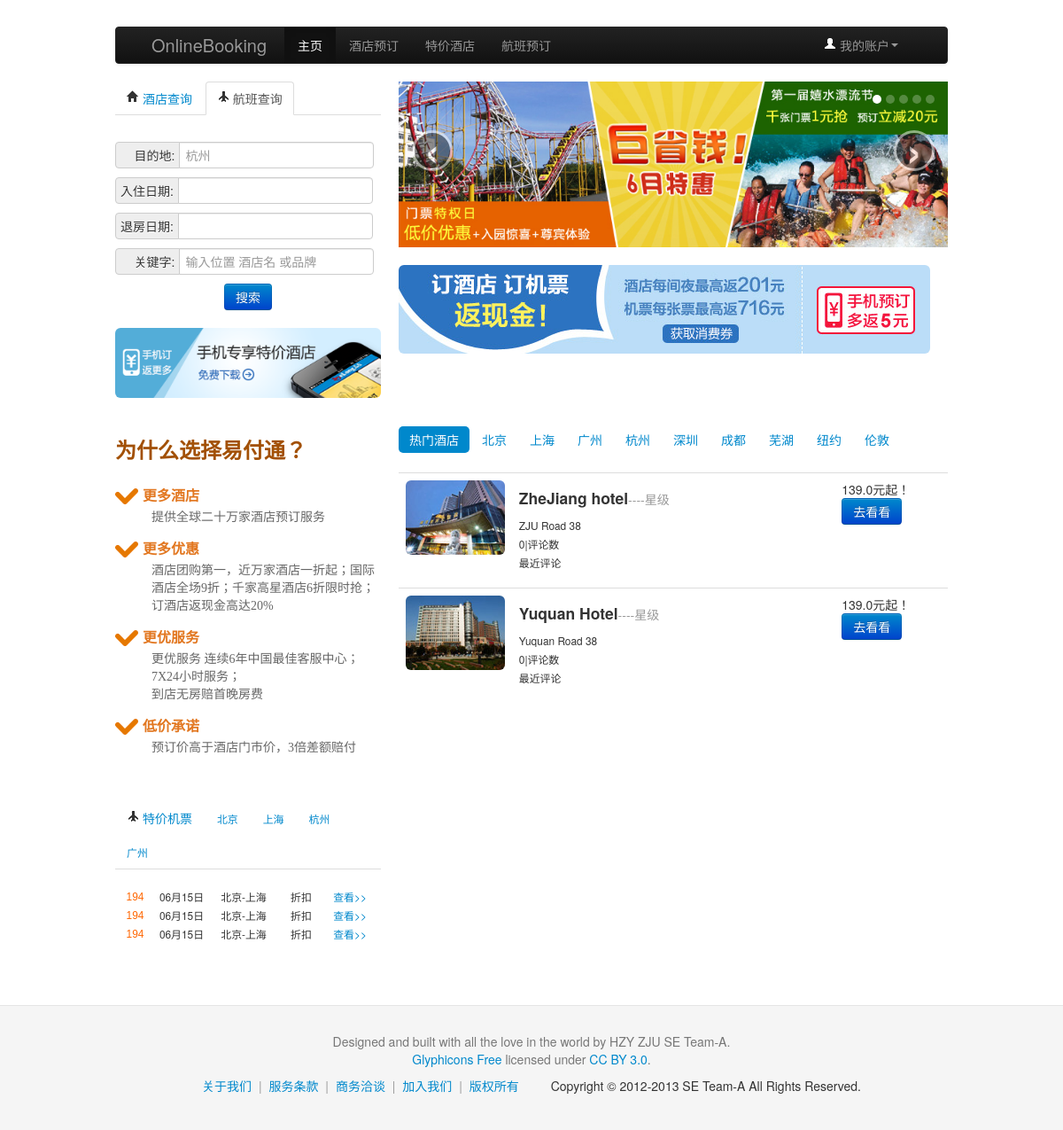
The page / on the database its author committed.
### models.py (models this page shows, shortened)
class Hotel(Base):
	__tablename__ = 'hotel'
	id = Column(Integer, primary_key=True)
	name = Column(String(20), nullable=False)
	city = Column(String(10), nullable=False)
	location = Column(String(100), nullable=False)
	telphone = Column(String(20))
	lowest_price = Column(Float(4), nullable=False)
	detail_info = Column(Text(500))
	hotel_pic = Column(String(50),nullable=False)
	star = Column(Integer, nullable=False,default=0)
	score = Column(Integer,nullable=False,default=0)
	rooms = relationship("Room", backref="hotel")

### online.py (the view)
@app.route('/')
def index():
	hotel_info = db_session.query(Hotel).all()
	pre_order = {}
	if session.get('logged_in'):
		pre_order = db_session.query(Pre_order).filter_by(user_id = 1).all()
	return render_template('my.html', hotel_info=hotel_info, pre_order=pre_order)

### online.py (called while the page is built)
@app.teardown_request
def shutdown_session(exception=None):
	db_session.remove()

### templates/my.html (shortened to what this page needs)
<!DOCTYPE html>
<html lang="en">
 <head>
  <head>
    <link href="{{ url_for('static', filename='bootstrap/css/bootstrap.min.css') }}" rel="stylesheet" media="screen">
  </head>
<body>
<p>&nbsp;</p>
<div class="container">
	<div class="row">
		<div class="span12">
			<div class="navbar navbar-inverse">
				<div class="navbar-inner">
					<div class="container-fluid">
						 <a data-target=".navbar-responsive-collapse" data-toggle="collapse" class="btn btn-navbar"></a> <a href="#" class="brand">OnlineBooking</a>
						<div class="nav-collapse collapse navbar-responsive-collapse">
							<ul class="nav">
								<li class="active">
								<a href="{{ url_for('index') }}">主页</a>
								</li>
								<li>
								<a href="{{ url_for('hotel') }}">酒店预订</a>
								</li>
								<li>
									<a href="{{ url_for('hotel') }}">特价酒店</a>
								</li>
								<li>
									<a href="{{ url_for('flight') }}">航班预订</a>
								</li>
							</ul>
							<ul class="nav pull-right">
								<li class="dropdown">
									 <a data-toggle="dropdown" class="dropdown-toggle" href="#"><i class="icon-user icon-white"></i> 我的账户<strong class="caret"></strong></a>
								</li>
							</ul>
						</div>
					</div>
				</div>
			</div>
		</div>
	</div>
	<div class="row">
		<div class="span4">
			<div class="tabbable" id="tabs-1">
				<ul class="nav nav-tabs">
					<li>
						<a href="#panel-1" data-toggle="tab"><i class="icon-home"></i> 酒店查询</a>
					</li>
					<li class="active">
						<a href="#panel-2" data-toggle="tab"><i class="icon-plane"></i> 航班查询</a>
					</li>
				</ul>
				<div class="tab-content">
					<div class="tab-pane active" id="panel-1">
						<p>
						<form action="{{ url_for('search_hotel')}}" method="post" class="search-hotel">
								<fieldset>
								<div class="input-prepend">
									<span class="add-on">&nbsp;&nbsp;&nbsp;&nbsp;目的地: </span>
										<input class="span3" id="prependedInput" type="text" name="city" placeholder="杭州">
								</div>
								<div class="input-prepend">
									<span class="add-on">入住日期: </span>
										<input class="span3" id="prependedInput" type="text" name="start_date" placeholder="">
								</div>
								<div class="input-prepend">
									<span class="add-on">退房日期: </span>
										<input class="span3" id="prependedInput" type="text" name="end_date" placeholder="">
								</div>
								<div class="input-prepend">
									<span class="add-on">&nbsp;&nbsp;&nbsp;&nbsp;关键字: </span>
										<input class="span3" id="prependedInput" type="text" name="key" placeholder="输入位置 酒店名 或品牌">
								</div>
								<div align="center" >
								<button class="btn btn-primary" type="submit">搜索</button>
								</div>
								</fieldset>
							</form>
						</p>
					</div>
				</div>
			</div>
			<div>
			<img alt="140x140" src="{{ url_for('static', filename='image/201304011index.png') }}" class="img-rounded" />
			</div>
		</div>
		<div class="span8">
			<div class="carousel slide" id="carousel-517565">
				<ol class="carousel-indicators">
					<li data-slide-to="0" data-target="#carousel-517565"  class="active">
					</li>
					<li data-slide-to="1" data-target="#carousel-517565">
					</li>
					<li data-slide-to="2" data-target="#carousel-517565">
					</li>
					<li data-slide-to="3" data-target="#carousel-517565">
					</li>
					<li data-slide-to="4" data-target="#carousel-517565">
					</li>
				</ol>
				<div class="carousel-inner">
					<div class="item active">
						<img alt="" src="{{ url_for('static', filename='image/11.jpg') }}" />
					</div>
				</div> <a data-slide="prev" href="#carousel-517565" class="left carousel-control">‹</a> <a data-slide="next" href="#carousel-517565" class="right carousel-control">›</a>
			</div>
			<div>
			<img alt="140x140" src="{{ url_for('static', filename='image/price.gif') }}" class="img-rounded" />
			</div>
		</div>
	</div>
	<p>&nbsp</p>
	<div class="row">
		<div class="span4">
			<div class="whyus">
              <h3>为什么选择易付通？</h3>
              <dl>
                <dt><i></i>更多酒店</dt>
                <dd>提供全球二十万家酒店预订服务</dd>
                <dt><i></i>更多优惠</dt>
                <dd>酒店团购第一，近万家酒店一折起；国际酒店全场9折；千家高星酒店6折限时抢；订酒店返现金高达20%</dd>
                <dt><i></i>更优服务</dt>
                <dd>更优服务 连续6年中国最佳客服中心；7X24小时服务；<br>到店无房赔首晚房费</dd>
                <dt><i></i>低价承诺</dt>
                <dd>预订价高于酒店门市价，3倍差额赔付</dd>
              </dl>
            </div>
			<p>&nbsp</p>
			<ul class="nav nav-tabs" id="tejia">
                  <li><a href=""><i class="icon-plane"></i> 特价机票</a></li>
                  <li><a href="#"><small>北京</small></a></li>
                  <li><a href="#"><small>上海</small></a></li>
                  <li><a href="#"><small>杭州</small></a></li>
                  <li><a href="#"><small>广州</small></a></li>
            </ul>
			<ul class="unstyled" contenteditable="true">
				<li>
					<span class="price"><small>194</small></span>
					<span><small>06月15日</small></span>
					<span class="city"><small>北京-上海</small></span>
					<span class="discount"><small>折扣</small></span>
					<span><a href=""><small>查看>></small></a></span>
				</li>
				<li>
					<span class="price"><small>194</small></span>
					<span><small>06月15日</small></span>
					<span class="city"><small>北京-上海</small></span>
					<span class="discount"><small>折扣</small></span>
					<span><a href=""><small>查看>></small></a></span>
				</li>
				<li>
					<span class="price"><small>194</small></span>
					<span><small>06月15日</small></span>
					<span class="city"><small>北京-上海</small></span>
					<span class="discount"><small>折扣</small></span>
					<span><a href=""><small>查看>></small></a></span>
				</li>
			</ul>
		</div>
		<div class="span8">
			<ul class="nav nav-pills" id="hotCity">
				<li class="active" id="button-nav">
					<a>热门酒店</a>
				</li>
				<li class="" id="bj">
					<a href="#">北京</a>
				</li>
				<li class="" id="sh">
					<a href="#">上海</a>
				</li>
				<li class="" id="gz">
					<a href="#">广州</a>
				</li>
				<li class="" id="hz">
					<a href="#">杭州</a>
				</li>
				<li class="" id="sz">
					<a href="#">深圳</a>
				</li>
				<li class="" id="cd">
					<a href="#">成都</a>
				</li>
				<li class="" id="wh">
					<a href="#">芜湖</a>
				</li>
				<li class="" id="ny">
					<a href="#">纽约</a>
				</li>
				<li class="" id="ld">
					<a href="#">伦敦</a>
				</li>
			</ul>
			<table class="table table-hover" id="hotel_table">
				<tbody>
				{% for info in hotel_info %}
					<tr>
						<td width="20%">
							<img alt="140x140" src="{{ url_for('static', filename='img/'+ info.name +'.jpg') }}" class="img-rounded" />
						</td>
						<td width="57%">
							<ol class="unstyled">
								<li>
									<h4>
										{{ info.name }}<small>----星级</small>
									</h4>
								</li>
								<li>
								<small>{{ info.location }}</small>
								</li>
								<li>
								<small>{{ info.score }}|评论数</small>
								</li>
								<li>
									<small>最近评论</small>
								</li>
							</ol>
						</td>
						<td width="20%">
							<div>{{ info.lowest_price }}元起！</div>
							{% if session.manager %}
							<a href="{{ url_for('update_hotel',hotel_id=info.id)}}"><button class="btn btn-primary" type="button">更新</button></a>
							{% else %}
							<a href="{{ url_for('hotel_detail',hotel_id=info.id)}}"><button class="btn btn-primary" type="button">去看看</button></a>
							{% endif %}
						</td>
					</tr>
					{% endfor %}
				</tbody>
			</table>
		</div>
	</div>
</div>
<footer class="footer">
      <div class="container">
        <p>Designed and built with all the love in the world by HZY ZJU SE Team-A.</p>
        <p><a href="http://glyphicons.com" target="_blank">Glyphicons Free</a> licensed under <a href="http://creativecommons.org/licenses/by/3.0/" target="_blank">CC BY 3.0</a>.</p>
        <ul class="footer-links">
          <li><a href="" target="_blank">关于我们</a></li>
          <li class="muted">|</li>
          <li><a href="" target="_blank">服务条款</a></li>
          <li class="muted">|</li>
          <li><a href="">商务洽谈</a></li>
		  <li class="muted">|</li>
		  <li><a href="">加入我们</a></li>
		  <li class="muted">|</li>
		  <li><a href="">版权所有</a></li>
          <li>&emsp;&emsp;Copyright &copy; 2012-2013 SE Team-A All Rights Reserved.</li>
        </ul>
      </div>
    </footer>
  </body>
</html>

### templates/my.html (style rules this page uses)
.container .row .span4 ul.unstyled li span { float:left;width:60px;text-align:center }
.container .row .span4 ul.unstyled li span.city { float:left;width:80px;text-align:center }
.container .row .span4 ul.unstyled li span.discount { float:left;width:50px;text-align:center }
.container .row .span4 ul.unstyled li span.price { color:#f60;font-family:Arial;font-size:14px; width:45px; }
.container .row .span4 .whyus { font:14px "Microsoft Yahei",Simsun;color:#666;float:left }
.container .row .span4 .whyus h3 { font-size:24px;color:#a25005;margin-bottom:15px }
.container .row .span4 .whyus dt { height:30px;line-height:30px;font-size:16px;color:#e27720;font-weight:700 }
.container .row .span4 .whyus dt i { display:inline-block;width:26px;height:26px;margin-right:5px;background:url(newindex.png?t=201305301433) no-repeat -183px -54px;vertical-align:-5px }
.container .row .span4 .whyus dd { padding-left:31px;margin-bottom:10px }
.footer { text-align: center; padding: 30px 0; margin-top: 70px; border-top: 1px solid #e5e5e5; background-color: #f5f5f5; }
.footer p { margin-bottom: 0; color: #777; }
.footer-links { margin: 10px 0; }
.footer-links li { display: inline; padding: 0 2px; }

### rows shown on the page
Hotel: name (picture), name "ZheJiang hotel", location "ZJU Road 38", score "0", lowest_price "139.0"
Hotel: name (picture), name "Yuquan Hotel", location "Yuquan Road 38", score "0", lowest_price "139.0"
